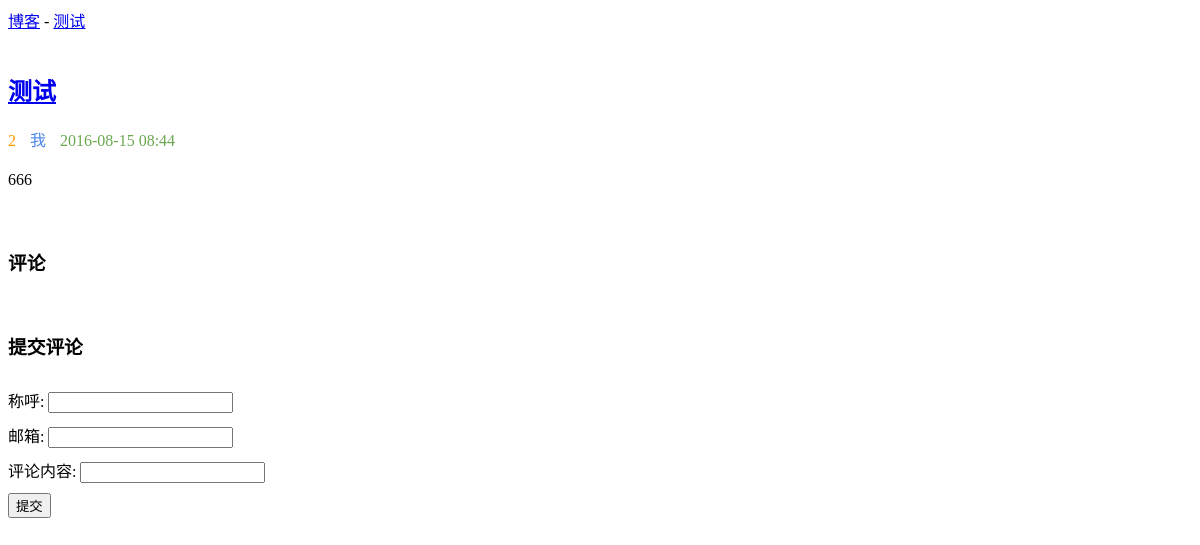
The page /detail/1/ on the database as committed earlier.
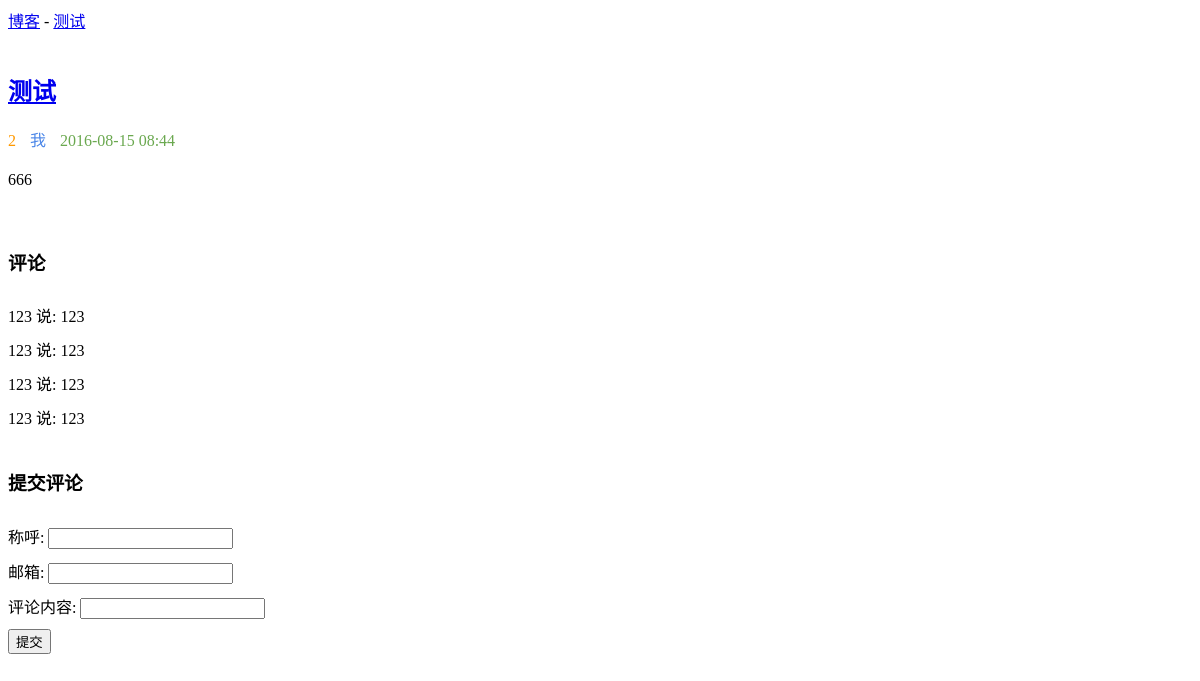
The same page on the database as committed later.
### blog/models.py (models this page shows)
class Blog(models.Model):
    title = models.CharField('标题', max_length=32)
    author = models.CharField('作者', max_length=16)
    content = models.TextField('正文')
    created = models.DateTimeField('发布时间', auto_now_add=True)
    category = models.ForeignKey(Category, verbose_name='分类')
    tags = models.ManyToManyField(Tag, verbose_name='标签')

class Category(models.Model):
    name = models.CharField('名称', max_length=16)

class Comment(models.Model):
    blog = models.ForeignKey(Blog, verbose_name='博客')
    name = models.CharField('称呼', max_length=16)
    email = models.EmailField('邮箱')
    content = models.CharField('内容', max_length=140)
    created = models.DateTimeField('发布时间', auto_now_add=True)

### blog/views.py (the view)
# urls.py: url(r'^detail/(\d+)/$', get_detail, name='blog_get_detail'),
def get_detail(request, blog_id):
    try:
        blog = Blog.objects.get(id=blog_id)
    except Blog.DoesNotExist:
        raise Http404
    if request.method == 'GET':
        form = CommentForm()
    else:
        form = CommentForm(request.POST)
        if form.is_valid():
            cleaned_data = form.cleaned_data
            cleaned_data['blog'] = blog
            Comment.objects.create(**cleaned_data)
    ctx = {
        'blog': blog,
        'comments': blog.comment_set.all().order_by('-created'),
        'form': form
    }
    return render(request, 'blog-detail.html', ctx)

### blog/forms.py
class CommentForm(forms.Form):
    name = forms.CharField(label='称呼', max_length=16, error_messages={
        'required': '请填写您的称呼',
        'max_length': '称呼太长'
    })
    email = forms.EmailField(label='邮箱', error_messages={
        'required': '请填写您的邮箱',
        'invalid': '邮箱格式不正确'
    })
    content = forms.CharField(label='评论内容', error_messages={
        'required': '请填写您的评论内容',
        'max_length': '评论内容太长'
    })

### blog/templates/blog-detail.html (shortened to what this page needs)
<!DOCTYPE html>
<html lang="en">
<head>
</head>
<body>
<div class="header">
    <span><a href="{% url 'blog_get_blogs' %}">博客</a> - <a href="{% url 'blog_get_detail' blog.id %}">{{ blog.title }}</a></span>
</div>
<div class="content">
    <div class="blog">
        <div class="title">
            <a href="#"><h2>{{ blog.title }}</h2></a>
        </div>
        <div class="info">
            <span class="category" style="color: #ff9900;">{{ blog.category.name }}</span>
            <span class="author" style="color: #4a86e8">{{ blog.author }}</span>
            <span class="created" style="color: #6aa84f">{{ blog.created|date:"Y-m-d H:i" }}</span>
        </div>
        <div class="summary">
            {{ blog.content }}
        </div>
    </div>
    <div class="comment">
        <div class="comments-display" style="padding-top: 20px;">
            <h3>评论</h3>
            {% for comment in comments %}
                <div class="comment-field" style="padding-top: 10px;">
                    {{ comment.name }} 说: {{ comment.content }}
                </div>
            {% endfor %}
        </div>
        <div class="comment-post" style="padding-top: 20px;">
            <h3>提交评论</h3>
            <form action="{% url 'blog_get_detail' blog.id %}" method="post">
                {% for field in form %}
                    <div class="input-field" style="padding-top: 10px">
                        {{ field.label }}: {{ field }}
                    </div>
                {% endfor %}
                <button type="submit" style="margin-top: 10px">提交</button>
            </form>
        </div>
    </div>
</div>
</body>
</html>

### blog/templates/blog-detail.html (style rules this page uses)
.blog { padding: 20px 0px; }
.blog .info span { padding-right: 10px; }
.blog .summary { padding-top: 20px; }

Rows that differ between the two databases and show on the page:
added Comment: name "123", content "123"
added Comment: name "123", content "123"
added Comment: name "123", content "123"
added Comment: name "123", content "123"
